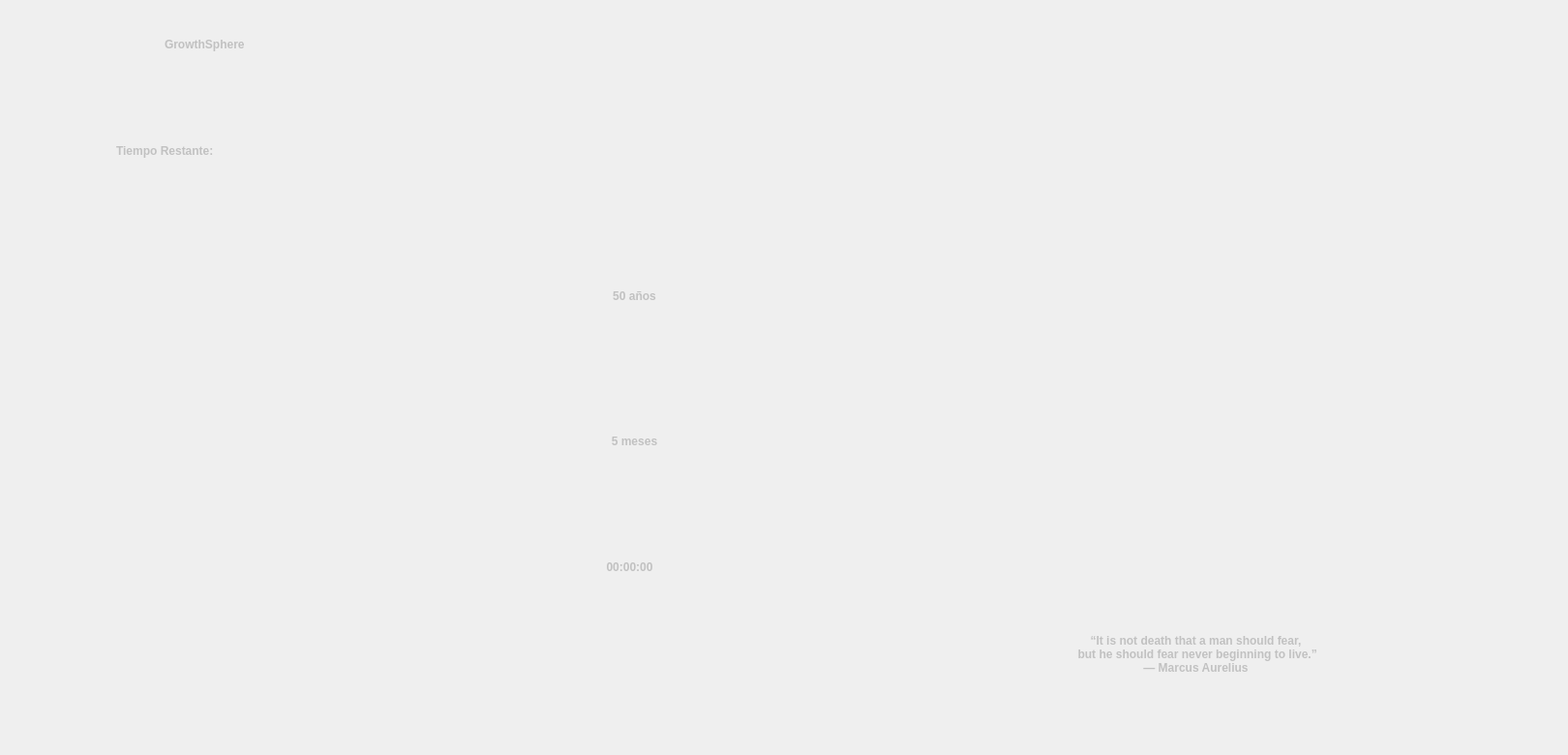
   <widget class="QWidget" name="tab_6">
    <attribute name="title">
     <string>Tiempo restante</string>
    </attribute>
    <widget class="QLabel" name="yearLabel">
     <property name="geometry">
      <rect>
       <x>400</x>
       <y>210</y>
       <width>511</width>
       <height>191</height>
      </rect>
     </property>
     <property name="styleSheet">
      <string notr="true">  font: 80pt &quot;Segoe UI&quot;;
  color: rgb(193, 193, 193);
font-weight: bold;</string>
     </property>
     <property name="text">
      <string>50 años</string>
     </property>
     <property name="alignment">
      <set>Qt::AlignCenter</set>
     </property>
    </widget>
    <widget class="QLabel" name="monthLabel">
     <property name="geometry">
      <rect>
       <x>420</x>
       <y>370</y>
       <width>471</width>
       <height>171</height>
      </rect>
     </property>
     <property name="styleSheet">
      <string notr="true">  font: 60pt &quot;Segoe UI&quot;;
  color: rgb(193, 193, 193);
font-weight: bold;</string>
     </property>
     <property name="text">
      <string>5 meses</string>
     </property>
     <property name="alignment">
      <set>Qt::AlignCenter</set>
     </property>
    </widget>
    <widget class="QLabel" name="timeLabel">
     <property name="geometry">
      <rect>
       <x>420</x>
       <y>510</y>
       <width>461</width>
       <height>151</height>
      </rect>
     </property>
     <property name="styleSheet">
      <string notr="true">  font: 40pt &quot;Segoe UI&quot;;
  color: rgb(193, 193, 193);
font-weight: bold;</string>
     </property>
     <property name="text">
      <string>00:00:00</string>
     </property>
     <property name="alignment">
      <set>Qt::AlignCenter</set>
     </property>
    </widget>
    <widget class="QLabel" name="cronoLabel_5">
     <property name="geometry">
      <rect>
       <x>120</x>
       <y>110</y>
       <width>591</width>
       <height>91</height>
      </rect>
     </property>
     <property name="styleSheet">
      <string notr="true">  font: 40pt &quot;Segoe UI&quot;;
  color: rgb(193, 193, 193);
font-weight: bold;</string>
     </property>
     <property name="text">
      <string>Tiempo Restante:</string>
     </property>
    </widget>
    <widget class="QLabel" name="label_20">
     <property name="geometry">
      <rect>
       <x>170</x>
       <y>30</y>
       <width>201</width>
       <height>31</height>
      </rect>
     </property>
     <property name="styleSheet">
      <string notr="true">  font: 16pt &quot;Segoe UI&quot;;
  color: rgb(193, 193, 193);
font-weight: bold;</string>
     </property>
     <property name="text">
      <string>GrowthSphere</string>
     </property>
    </widget>
    <widget class="QLabel" name="logo_time">
     <property name="geometry">
      <rect>
       <x>60</x>
       <y>10</y>
       <width>91</width>
       <height>81</height>
      </rect>
     </property>
     <property name="autoFillBackground">
      <bool>false</bool>
     </property>
     <property name="text">
      <string/>
     </property>
     <property name="pixmap">
      <pixmap>e.jpg</pixmap>
     </property>
     <property name="scaledContents">
      <bool>true</bool>
     </property>
    </widget>
    <widget class="QLabel" name="timeLabel_2">
     <property name="geometry">
      <rect>
       <x>860</x>
       <y>580</y>
       <width>751</width>
       <height>191</height>
      </rect>
     </property>
     <property name="styleSheet">
      <string notr="true">  font: 20pt &quot;Segoe UI&quot;;
  color: rgb(193, 193, 193);
font-weight: bold;</string>
     </property>
     <property name="text">
      <string>“It is not death that a man should fear,
 but he should fear never beginning to live.”
― Marcus Aurelius</string>
     </property>
     <property name="alignment">
      <set>Qt::AlignCenter</set>
     </property>
    </widget>
    <widget class="QLabel" name="catrina">
     <property name="geometry">
      <rect>
       <x>990</x>
       <y>260</y>
       <width>471</width>
       <height>331</height>
      </rect>
     </property>
     <property name="autoFillBackground">
      <bool>false</bool>
     </property>
     <property name="text">
      <string/>
     </property>
     <property name="pixmap">
      <pixmap>images/catrina.png</pixmap>
     </property>
     <property name="scaledContents">
      <bool>true</bool>
     </property>
    </widget>
   </widget>
